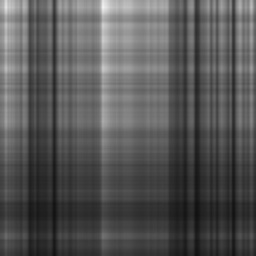
#> input picture image/obama_compressed_1.jpg, 256 x 256 px, shrunk from 512 x 512 before the run, given in place of barack_obama.jpg, which was not available
$ jupyter execute --allow-errors Experiment.ipynb   (older library calls are emulated)   (text cells are left out)
#> lines starting #> are read from the running program, lines starting #| are printed output that depends on the picture; pictures that were not available may be replaced by others from this repository, and a replacement may not be noted
### image_compressor/svd.py
import numpy as np


def householder_reduction(A):
    """Perform Golub-Kahan bidiagonalization of matrix A using series
    of orthogonal transformations.

    Args:
        A (numpy.ndarray): 2-dim array representing input matrix of size m by n, where m > n.

    Returns:
        Three 2-dim numpy arrays which correspond to matrices  U, B and V
        such that A = UB(V.T), U and V are orthogonal and B is upper bidiagonal.
    """

    # initialize matrices
    B = np.copy(A)
    m, n = B.shape
    U = np.eye(m)
    V = np.eye(n)
    U_temp = np.eye(m)
    V_temp = np.eye(n)

    for k in range(n):

        # zero out elements under diagonal element in k-th column
        u = np.copy(B[k:m, k])
        u[0] += np.sign(u[0]) * np.linalg.norm(u)
        u = u / np.linalg.norm(u)
        U_temp[k:m, k:m] = np.eye(m - k) - 2 * np.outer(u, u)
        # update matrix U
        U[k:m, :] = np.matmul(U_temp[k:m, k:m], U[k:m, :])
        B[k:m, k:n] = np.matmul(U_temp[k:m, k:m], B[k:m, k:n])

        # zero out elements to the right of right neighbour of diagonal entry in k-th row
        if k <= n - 2:
            v = np.copy(B[k, (k + 1): n])
            v[0] += np.sign(v[0]) * np.linalg.norm(v)
            v = v / np.linalg.norm(v)
            V_temp[k + 1:n, k + 1:n] = np.eye(n - k - 1) - 2 * np.outer(v, v)
            # update matrix V.T
            V[:, k + 1:n] = np.matmul(V[:, k + 1:n], V_temp[k + 1:n, k + 1:n].T)
            B[k:m, (k + 1):n] = np.matmul(B[k:m, (k + 1):n], V_temp[k + 1:n, k + 1: n].T)

    return U.T, B, V


def two_dim_evs(A):
    tr = A[0, 0] + A[1, 1]
    det = A[0, 0] * A[1, 1] - A[0, 1] * A[1, 0]
    d = np.sqrt(tr ** 2 - 4 * det)
    return (tr + d) / 2, (tr - d) / 2


def golub_kahan_step(B, U, V, p, q):
    m, n = B.shape
    C = np.zeros((2, 2))
    C[0, 0] = np.dot(B[p:n - q, n - q - 2], B[p:n - q, n - q - 2])
    C[1, 0] = C[0, 1] = np.dot(B[p:n - q, n - q - 2], B[p:n - q, n - q - 1])
    C[1, 1] = np.dot(B[p:n - q, n - q - 1], B[p:n - q, n - q - 1])

    lambda1, lambda2 = two_dim_evs(C)
    mu = lambda1 if (np.abs(lambda1 - C[1, 1]) < np.abs(lambda2 - C[1, 1])) else lambda2
    alpha, beta = B[p, p] ** 2 - mu, B[p, p] * B[p, p + 1]

    R = np.zeros((2, 2))
    for k in range(p, n - q - 1):
        r = np.sqrt(alpha ** 2 + beta ** 2)
        c, s = alpha / r, -beta / r

        R[0, 0] = c
        R[0, 1] = s
        R[1, 0] = -s
        R[1, 1] = c
        B[:, k:k + 2] = np.matmul(B[:, k:k + 2], R)
        V[k:k + 2, :] = np.matmul(R.T, V[k:k + 2, :])

        alpha, beta = B[k, k], B[k + 1, k]
        r = np.sqrt(alpha ** 2 + beta ** 2)
        c, s = alpha / r, -beta / r

        R[0, 0] = c
        R[0, 1] = s
        R[1, 0] = -s
        R[1, 1] = c

        B[k:k + 2, :] = np.matmul(R.T, B[k:k + 2, :])
        U[:, k:k + 2] = np.matmul(U[:, k:k + 2], R)
        if k < n - q - 2:
            alpha, beta = B[k, k + 1], B[k, k + 2]
    return U, B, V


# [17 lines left out: function givens_push, not called in this run]


def svd(A):
    m, n = A.shape
    epsilon = 1e-3
    U, B, V = householder_reduction(A)
    V = V.T
    while True:
        for i in range(n - 1):
            if np.abs(B[i, i + 1]) <= epsilon * (np.abs(B[i, i]) + np.abs(B[i + 1, i + 1])):
                B[i, i + 1] = 0

        q = 0
        while q < n - 1 and B[n - q - 2, n - q - 1] == 0:
            q += 1

        q = q if q != (n - 1) else (q + 1)

        if q == n:
            break

        r = 0
        while r < n - q - 1 and B[n - q - r - 2, n - q - r - 1]:
            r += 1
        r += 1

        p = n - q - r
        if any([B[i, i] for i in range(p, n - q)]):
            U, B, V = golub_kahan_step(B, U, V, p, q)
        else:
            U, B = givens_push(U, B, p, q)

    for i in range(n):
        if B[i, i] < 0:
            U[:, i] *= -1
            B[i, i] *= -1
    return U, B, V

### image_compressor/evaluation.py
import numpy as np


def mse(image, compressed):
    image = image.astype(np.float)
    compressed_image = compressed.to_image().astype(np.float)
    difference = (image - compressed_image) ** 2
    return np.sum(difference) / image.size


def psnr(image, compressed):
    max_i = 255
    error = mse(image, compressed)
    return 20 * np.log10(max_i / np.sqrt(error)) if error > 0 else float("inf")


def pearson_correlation(image, compressed):
    compressed_image = compressed.to_image()
    mu1, mu2 = np.average(image), np.average(compressed_image)
    std1, std2 = np.std(image), np.std(compressed_image)
    covariance = np.matmul((image - mu1).flatten(), (compressed_image - mu2).flatten()) / image.size
    return covariance / (std1 * std2)


def cr(image, compressed):
    rank = compressed.get_effective_rank()
    return image.size / (2 * rank * np.sum(image.shape))

### image_compressor/compressed.py
import numpy as np


class Compressed:
    MAX_PIXEL_INTENSITY = 255
    MIN_PIXEL_INTENSITY = 0

    def __init__(self, U, S, V):
        self.__U = U.astype(np.float16)
        self.__S = S.astype(np.float16)
        self.__V = V.astype(np.float16)

    def to_image(self):
        S = np.diag(self.__S)
        image = np.rint(self.__U @ S @ self.__V)
        image[image < Compressed.MIN_PIXEL_INTENSITY] = Compressed.MIN_PIXEL_INTENSITY
        image[image > Compressed.MAX_PIXEL_INTENSITY] = Compressed.MAX_PIXEL_INTENSITY
        return image.astype(np.uint8)

    def get_effective_rank(self):
        return self.__S.size

### Experiment.ipynb
[cell 1]
from image_compressor.svd_compressor import SVDCompressor
from image_compressor.svd import svd
from image_compressor.compressed import Compressed
from image_compressor.evaluation import mse, psnr, pearson_correlation, cr

[cell 2]
# add metrics
def er_score(image, U, singular_values, V, rank):
    original_energy = np.sum(singular_values ** 2)
    current_energy = np.sum(singular_values[:rank] ** 2)
    return current_energy / original_energy

def ssim_score(image, U, singular_values, V, rank, window_size=8):
    decompressed = (U[:, :rank] @ np.diag(singular_values[:rank]) @ V[:rank, :]).astype(np.float32)
    m, n = image.shape
    simmilarity = 0
    for y in range(0, m - window_size, window_size):
        for x in range(0, n - window_size, window_size):
            simmilarity += ssim_window(image[y:y + window_size, x:x + window_size],
                                          decompressed[y:y + window_size, x:x + window_size])
    windows_number = (m//window_size)*(n//window_size)
    simmilarity /= windows_number
    return simmilarity

def ssim_window(X, Y):
    L = 255
    k1 = 0.01
    k2 = 0.03
    c1 = (k1 * L) ** 2
    c2 = (k2 * L) ** 2
    c3 = c2 / 2

    mu1, mu2 = np.average(X), np.average(Y)
    luminance = (2 * mu1 * mu2 + c1) / (mu1 ** 2 + mu2 ** 2 + c1)
    std1, std2 = np.std(X), np.std(Y)
    contrast = (2 * std1 * std2 + c2) / (std1 ** 2 + std2 ** 2 + c2)
    covariance = np.matmul((X - mu1).flatten(), (Y - mu2).flatten()) / X.size
    structure = (covariance + c3) / (std1 * std2 + c3)
    return luminance * contrast * structure

[cell 3]
# update svd compressor that also take rank in function compress and return image, ssim and er
class SVDCompressor_rank():
    def compress(self, image, ranks):
        image = image.astype(np.float32)
        m, n = image.shape
        transposed = False
        if n > m:
            image = image.T
            transposed = True
        U, S, V = svd(image)
        if n > m:
            U, V = V.T, U.T

        singular_values = np.diag(S)
        indexes = np.argsort(singular_values)[::-1]
        U = U[:, indexes]
        V = V[indexes, :]
        singular_values = singular_values[indexes]
        if transposed:
            image = image.T

        if type(ranks) == list:
            return [[Compressed(U[:, :rank], singular_values[:rank], V[:rank, :]), \
                    ssim_score(image, U, singular_values, V, rank), er_score(image, U, singular_values, V, rank)] \
                    for rank in ranks]
        else:
            return Compressed(U[:, :ranks], singular_values[:ranks], V[:ranks, :]), \
                    ssim_score(image, U, singular_values, V, ranks), er_score(image, U, singular_values, V, ranks)

[cell 4]
import numpy as np
import pandas
import cv2
import matplotlib.pyplot as plt

def compress_image(image, ranks):
    compressor = SVDCompressor_rank()
    compressor_data = compressor.compress(image, ranks)
    return [[compressed.to_image(), compressed.get_effective_rank(), mse(image, compressed), psnr(image, compressed),\
            pearson_correlation(image, compressed), cr(image, compressed), ssim, er] for compressed, ssim, er in compressor_data]

[cell 5]
# set ranks
ranks = [2**i for i in range(9)]

[cell 6]
image = cv2.imread("image/barack_obama.jpg")
#> image is the input picture: shape (256, 256, 3); min 17, max 242, mean 86.2
image = cv2.cvtColor(image, cv2.COLOR_BGR2GRAY)
#> image: shape (256, 256)
cv2.imwrite("image/obama_512.jpg", image)

output = compress_image(image, ranks)
#> after the loop in householder_reduction, `for k in range(n):`:
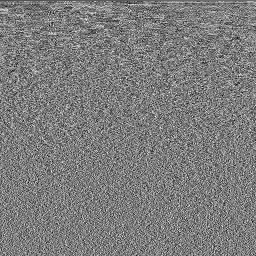
#> U: shape (256, 256) float64; min -0.248, max 0.257, mean -0.000171; drawn with min black and max white
#> after the loop in householder_reduction, `for k in range(n):`:
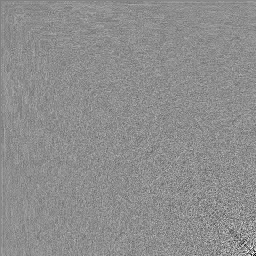
#> U_temp: shape (256, 256) float64; min -1, max 0.795, mean -0.000318; drawn with min black and max white
#> after the loop in householder_reduction, `for k in range(n):`:
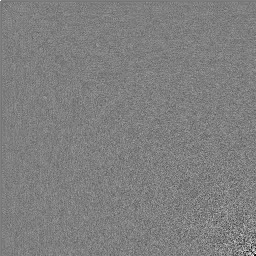
#> V_temp: shape (256, 256) float64; min -1, max 1, mean -0.000712; drawn with min black and max white
#> in svd, `V = V.T`:
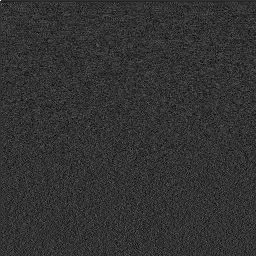
#> V: shape (256, 256) float64; min -0.25, max 1, mean -0.000269; drawn with min black and max white
#> the loop in svd, `while True:` made 239 passes
#> pass 1, in svd, `U, B, V = golub_kahan_step(B, U, V, p, q)`:
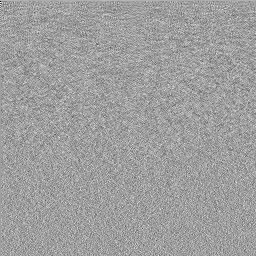
#> V: shape (256, 256) float64; min -0.549, max 0.333, mean 0.000295; drawn with min black and max white
#> after the loop in svd, `while True:`:
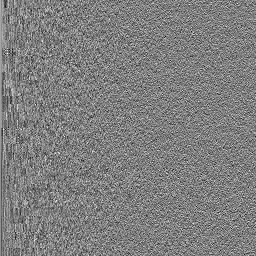
#> U: shape (256, 256) float64; min -0.271, max 0.272, mean 9.42e-05; drawn with min black and max white
#> after the loop in svd, `while True:`:
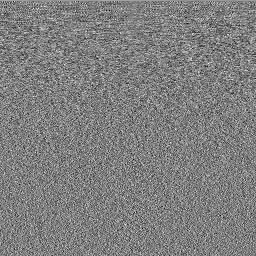
#> V: shape (256, 256) float64; min -0.273, max 0.274, mean 0.000282; drawn with min black and max white
#> in compress, `singular_values = np.diag(S)`: singular_values = 256 values, max 23902.3 at index 0, min 0.0132 at index 250, mean 99.83
#> in compress, `indexes = np.argsort(singular_values)[::-1]`: indexes = 256 values, max 255 at index 248, min 0 at index 0, mean 127.5
#> in compress, `U = U[:, indexes]`:
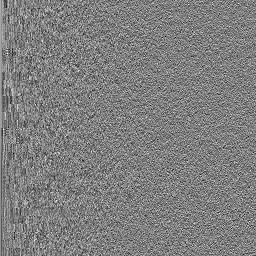
#> U: shape (256, 256) float64; min -0.271, max 0.272, mean 9.42e-05; drawn with min black and max white
#> in compress, `V = V[indexes, :]`:
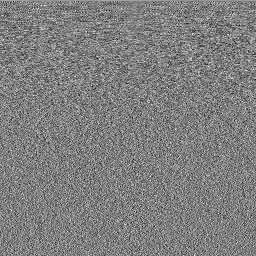
#> V: shape (256, 256) float64; min -0.273, max 0.274, mean 0.000282; drawn with min black and max white
#> in compress, `singular_values = singular_values[indexes]`: singular_values = 256 values, max 23902.3 at index 0, min 0.0132 at index 255, mean 99.83
#> the loop in ssim_score, `for y in range(0, m - window_size, window_size):` made 31 passes
#> in mse (call 11), `difference = (image - compressed_image) ** 2`:
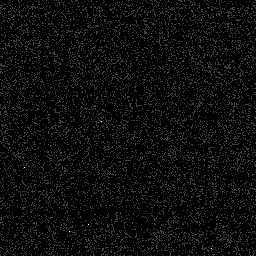
#> difference: shape (256, 256) float64; min 0, max 4, mean 0.161; drawn with min black and max white
table = pandas.DataFrame([i[1:] for i in output], columns = ["Rank", "MSE", "PSNR", "PR", "CR", "SSIM", "ER"])

for i in range(len(output)):
    cv2.imwrite("image/obama_compressed_{}.jpg".format(output[i][1]), output[i][0])
#> this loop made 9 passes

[cell 7]
# round dloats
table1 = table.copy()
# second item in tuple number of decimal places
columns_to_digits = [("MSE", 1), ("PSNR", 1), ("PR", 4), ("SSIM", 4), ("ER", 4), ("CR", 1)]

for column, digits in columns_to_digits:
    table1[column] = table1[column].apply(lambda x: round(x, digits)) if digits > 0 else \
                     table1[column].apply(lambda x: int(x))
table1.to_csv("table.csv", index= False)
table1
#> Out = table of 9 rows and 7 columns

#> (a cell that did not finish here is left out)

$ run again, on image/obama_compressed_256.jpg
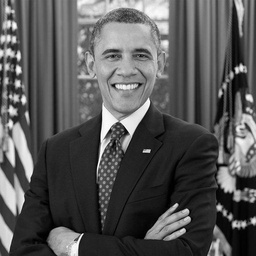
#> input picture image/obama_compressed_256.jpg, 256 x 256 px, shrunk from 512 x 512 before the run, given in place of barack_obama.jpg, which was not available
#> image is the input picture: shape (256, 256, 3); min 0, max 255, mean 86.6
#> the loop in svd, `while True:` made 264 passes
#> after the loop in svd, `while True:`:
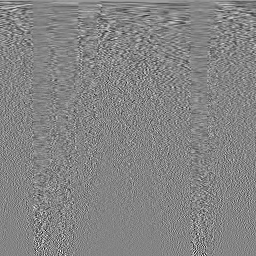
#> V: shape (256, 256) float64; min -0.38, max 0.351, mean 0.000132; drawn with min black and max white
#> in compress, `singular_values = np.diag(S)`: singular_values = 256 values, max 23903.8 at index 0, min 0.184 at index 252, mean 406.1
#> indexes = 256 values, max 255 at index 252, min 0 at index 0, mean 127.5
#> in compress, `singular_values = singular_values[indexes]`: singular_values = 256 values, max 23903.8 at index 0, min 0.184 at index 255, mean 406.1
#> the loop in ssim_score, `for y in range(0, m - window_size, window_size):` made 31 passes
#> in mse (call 7), `difference = (image - compressed_image) ** 2`:
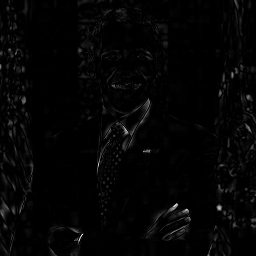
#> difference: shape (256, 256) float64; min 0, max 34225, mean 640.3; drawn with min black and max white
#> the loop `for i in range(len(output)):` made 9 passes
#> Out = table of 9 rows and 7 columns
